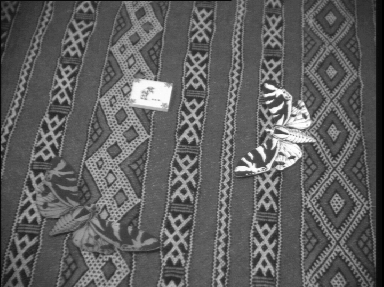
%> input picture resources/images/butterflies1.bmp, 384 x 287 px
$ octave --eval "result = simple_features(imread('../images/butterflies1.bmp'));"   (GNU Octave 9; MATLAB toolbox functions it lacks are replaced by stand-ins)
%> lines starting %> are read from the running program, lines starting %| are printed output that depends on the picture; in (x1, y1, x2, y2) boxes, pixels count from 0 and x2, y2 are one past the last pixel; in counts of white or black regions, pixels touching at a corner belong together; the program's own positions count from 1
### resources/matlab/convolve2.m
function y = convolve2(x, m, shape, tol)
%CONVOLVE2 Two dimensional convolution.
%   Y = CONVOLVE2(X, M) performs the 2-D convolution of matrices X and
%   M. If [mx,nx] = size(X) and [mm,nm] = size(M), then size(Y) =
%   [mx+mm-1,nx+nm-1]. Values near the boundaries of the output array are
%   calculated as if X was surrounded by a border of zero values.
%
%   Y = CONVOLVE2(X, M, SHAPE) where SHAPE is a string returns a
%   subsection of the 2-D convolution with size specified by SHAPE:
%
%       'full'    - (default) returns the full 2-D convolution,
%       'same'    - returns the central part of the convolution
%                   that is the same size as A (using zero padding),
%       'valid'   - returns only those parts of the convolution
%                   that are computed without the zero-padded
%                   edges, size(Y) = [mx-mm+1,nx-nm+1] when
%                   size(X) > size(M),
%       'wrap'    - as for 'same' except that instead of using
%                   zero-padding the input A is taken to wrap round as
%                   on a toroid.
%       'reflect' - as for 'same' except that instead of using
%                   zero-padding the input A is taken to be reflected
%                   at its boundaries.
%
%   CONVOLVE2 is fastest when mx > mm and nx > nm - i.e. the first
%   argument is the input and the second is the mask.
%
%   If the rank of the mask M is low, CONVOLVE2 will decompose it into a
%   sum of outer product masks, each of which is applied efficiently as
%   convolution with a row vector and a column vector, by calling CONV2.
%   The function will often be faster than CONV2 or FILTER2 (in some
%   cases much faster) and will produce the same results as CONV2 to
%   within a small tolerance.
%
%   Y = CONVOLVE2(... , TOL) where TOL is a number in the range 0.0 to
%   1.0 computes the convolution using a reduced-rank approximation to
%   M, provided this will speed up the computation. TOL limits the
%   relative sum-squared error in the effective mask; that is, if the
%   effective mask is E, the error is controlled such that
%
%       sum(sum( (M-E) .* (M-E) ))
%       --------------------------    <=  TOL
%            sum(sum( M .* M ))
%
%   See also CONV2, FILTER2.

% David Young, Department of Informatics, University of Sussex, February 2002,
%   revised January 2005, January 2009

% Deal with optional arguments
error(nargchk(2,4,nargin));
if nargin < 3
    shape = 'full';    % shape default as for CONV2
    tol = 0;
elseif nargin < 4
    if isnumeric(shape)
        tol = shape;
        shape = 'full';
    else
        tol = 0;
    end
end;

% Set up to do the wrap & reflect operations, not handled by conv2
if ismember(shape, {'wrap' 'reflect'})
    x = extendarr(x, m, shape);
    shape = 'valid';
end

% do the convolution itself
y = doconv(x, m, shape, tol);
end

%-----------------------------------------------------------------------

function y = doconv(x, m, shape, tol)
%> called with shape = 'valid', tol = 0
% Carry out convolution
[mx, nx] = size(x);
%> mx = 287; nx = 384
[mm, nm] = size(m);

% If the mask is bigger than the input, or it is 1-D already,
% just let CONV2 handle it.
if mm > mx || nm > nx || mm == 1 || nm == 1
    y = conv2(x, m, shape);
else
    % Get svd of mask
    if mm < nm; m = m'; end        % svd(..,0) wants m > n
    [u,s,v] = svd(m, 0);
    s = diag(s);
    rank = trank(m, s, tol);
    if rank*(mm+nm) < mm*nm         % take advantage of low rank
        if mm < nm;  t = u; u = v; v = t; end  % reverse earlier transpose
        vp = v';
        % For some reason, CONV2(H,C,X) is very slow, so use the normal call
        y = conv2(conv2(x, u(:,1)*s(1), shape), vp(1,:), shape);
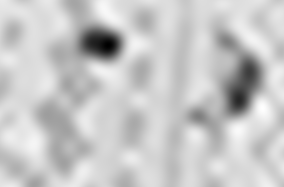
%> y: size 187x284 double; min -1.38, max -0.214, mean -0.47; drawn with min black and max white
        for r = 2:rank
            y = y + conv2(conv2(x, u(:,r)*s(r), shape), vp(r,:), shape);
        end
%> this loop made 2 passes
%> pass 1, in doconv, `y = y + conv2(conv2(x, u(:,r)*s(r), shape), vp(r,:), shape);`:
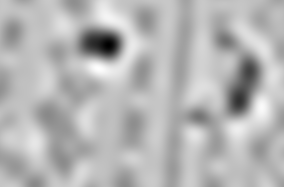
%> y: size 187x284 double; min -0.833, max 0.333, mean -0.00234; drawn with min black and max white
    else
        if mm < nm; m = m'; end     % reverse earlier transpose
        y = conv2(x, m, shape);
    end
end
end

%-----------------------------------------------------------------------

function r = trank(m, s, tol)
% Approximate rank function - returns rank of matrix that fits given
% matrix to within given relative rms error. Expects original matrix
% and vector of singular values.
if tol < 0 || tol > 1
    error('Tolerance must be in range 0 to 1');
end
if tol == 0             % return estimate of actual rank
    tol = length(m) * max(s) * eps;
    r = sum(s > tol);
else
    ss = s .* s;
    t = (1 - tol) * sum(ss);
    r = 0;
    sm = 0;
    while sm < t
        r = r + 1;
        sm = sm + ss(r);
    end
end
end

%-----------------------------------------------------------------------

% [20 lines left out: function extendarr, not called in this run]

### resources/matlab/getgreymaxima.m
function g = getgreymaxima(x)
% GETGREYMAXIMA returns the local maxima in a grey-level image.
%	G = GETGREYMAXIMA(IMAGE) returns a matrix G equal in size to the
%	matrix IMAGE, with 0 everwhere except at positions where the value in
%	IMAGE is no less than any of its 8 neighbours.
%
%	No maxima are recorded for boundary positions with less than 8
%	neighbours.
%
%   This function is faster than imregionalmax (in release 2010a), though
%   it will not give the same results at the boundaries or if there are
%   plateaux in the array.

% Copyright David Young 2010

% This is faster than using colfilt on 3x3 regions.
g = zeros(size(x));
r = 2:size(x,1)-1;
%> r = 185 values from 2 to 186
c = 2:size(x,2)-1;
%> c = 282 values from 2 to 283
z = x(r,c);
g(r,c) = z >= x(r-1,c-1) & z >= x(r-1,c) & z >= x(r-1,c+1) ...
       & z >= x(r,c-1)            &        z >= x(r,c+1) ...
       & z >= x(r+1,c-1) & z >= x(r+1,c) & z >= x(r+1,c+1);
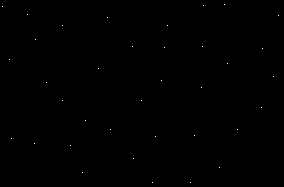
%> g: size 187x284 double; values 0 (black) and 1 (white), 0.07% white in thin lines or dots

end

### resources/matlab/findpeaks.m
function [r,c,v] = findpeaks(x)
%FINDPEAKS Finds the local maxima of an array.
%    [R,C,V] = FINDPEAKS(X) returns the row and column coordinates and
%    the values of the local maxima of the 2-D array X. R(I), C(I) and
%    V(I) are respectively the row, column and value of the I'th local
%    maximum.
%
%    A local maximum is an array element which is no less than any of its
%    8 neighbours. Boundary elements are not maxima.

% Copyright David Young 2010

g = getgreymaxima(x);
[r,c,v] = find(g .* x);
%> r = 36 values from 5 to 183; c = 36 values from 3 to 279; v = 36 values from -0.062 to 0.333

end

### resources/matlab/simple_features.m
function [r, c] = simple_features(im, sigma, thresh)
%SIMPLE_FEATURES demonstrates feature finding
%     [R, C] = SIMPLE_FEATURES(IM) takes a grey-level image as an argument,
%     and returns two column vectors R and C of the same length. R(I) and
%     C(I) give the row and column of the I'th feature in the image.
%
%     [R, C] = SIMPLE_FEATURES(IM, SIGMA, THRESH) allows the parameters of
%     the process to be set. SIGMA is the width parameter for the
%     Laplacian-of Gaussian and THRESH is the threshold for peak/trough
%     detection - see below.
%
%     F = SIMPLE_FEATURES(...) returns a single 2xN matrix with the x
%     coordinates as the first row and the y coords as the second row. Thus
%     F = [C, R]'.
%
%     This adopts a very simple approach for demonstration purposes, and
%     can be improved on substantially. We simply convolve with a
%     Laplacian-of-Gaussian mask to fix the scale and to work with
%     contrasts rather than absolute grey levels. We then find local maxima
%     and minima, retaining only those that exceed a fixed threshold. They
%     are then put together into a single set of features.

% These defaults allows the function to be called with 1 argument so that
% it conforms to the specification on the course web pages
if nargin < 2
    sigma = 10;     % spatial smoothing scale
end
if nargin < 3
    thresh = 0.5;   % threshold for peak size (as a fraction of max peak)
end

% Convolution step
hsize = round(5*sigma);   % half the size of the mask (minus 1)
m = fspecial('log', hsize*2+1, sigma);  % get the mask
c = convolve2(im, m, 'valid');

% Peak finding stage
[r1, c1, v] = findpeaks(c);  % findpeaks gets local maxima
%> r1 = 36 values, max 183 at index 19, min 5 at index 30, mean 86.97; c1 = 36 values from 3 to 279; v = 36 values, max 0.333 at index 13, min -0.062 at index 10, mean 0.134
i1 = v > (max(v)*thresh);    % find which ones exceed threshold
%> i1 = 36 logical values, 12 true
[r2, c2, v] = findpeaks(-c); % now local minima
%> in getgreymaxima (call 2), `z = x(r,c);`:
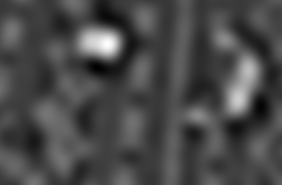
%> z: size 185x282 double; min -0.333, max 0.833, mean 0.00236; drawn with min black and max white
%> in getgreymaxima (call 2), `g(r,c) = z >= x(r-1,c-1) & z >= x(r-1,c) & z >= x(r-1,c+1) & z >= x(r,..`:
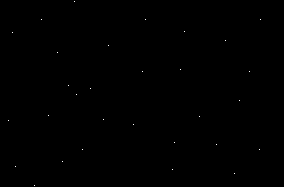
%> g: size 187x284 double; values 0 (black) and 1 (white), 0.06% white in thin lines or dots, all inside (x1, y1, x2, y2) = (8, 1, 261, 186)
%> r2 = 30 values, max 186 at index 4, min 2 at index 10, mean 96.6; c2 = 30 values from 9 to 261; v = 30 values, max 0.833 at index 15, min -0.0425 at index 5, mean 0.186
i2 = v > (max(v)*thresh);    % and which of these exceed threshold
%> i2 = 30 logical values, 3 true

% Final output construction. Indexing by i1 and i2 selects the peaks that
% were above threshold. We concatenate the positions of the positive and
% negative peaks. Adding hsize corrects for the fact that hsize pixels were
% lost off the edge of the original image when the 'valid' convolution
% output was obtained.
r = [r1(i1); r2(i2)] + hsize;
%> r = [194; 76; 171; 119; 68; 97; 186; 138; 180; 158; 99; 127; 96; 151; 122]
c = [c1(i1); c2(i2)] + hsize;
%> c = [85; 113; 136; 149; 158; 183; 245; 252; 288; 312; 313; 324; 159; 290; 300]

% Combine if only one output required
if nargout < 2
    r = [c r]';
%> r = 15 columns, first 8: [85 113 136 149 158 183 245 252; 194 76 171 119 68 97 186 138]
%> `result = simple_features(imread('../images/butterflies1.bmp'));`: result has the same summary as r in simple_features
end

end

$ run again, on resources/images/butterflies3.bmp
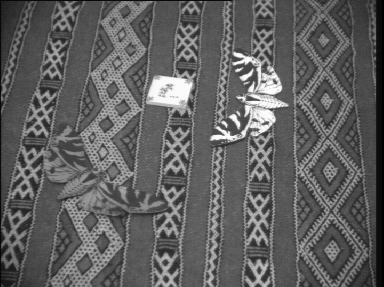
%> input picture resources/images/butterflies3.bmp, 384 x 287 px
%> the loop in doconv, `for r = 2:rank` made 2 passes
%> pass 1, in doconv, `y = y + conv2(conv2(x, u(:,r)*s(r), shape), vp(r,:), shape);`:
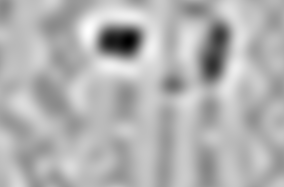
%> y: size 187x284 double; min -0.83, max 0.35, mean -0.00496; drawn with min black and max white
%> g: size 187x284 double; values 0 (black) and 1 (white), 0.07% white in thin lines or dots
%> in findpeaks, `[r,c,v] = find(g .* x);`: r = 38 values from 11 to 186; c = 38 values from 2 to 283; v = 38 values from -0.0397 to 0.35
%> in simple_features, `[r1, c1, v] = findpeaks(c);`: r1 = 38 values, max 186 at index 38, min 11 at index 28, mean 98.61; c1 = 38 values from 2 to 283; v = 38 values, max 0.35 at index 12, min -0.0397 at index 8, mean 0.139
%> i1 = 38 logical values, 14 true
%> in getgreymaxima (call 2), `z = x(r,c);`:
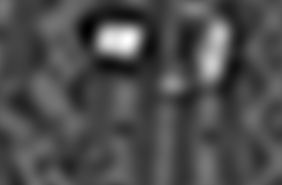
%> z: size 185x282 double; min -0.35, max 0.83, mean 0.00484; drawn with min black and max white
%> in simple_features, `[r2, c2, v] = findpeaks(-c);`: r2 = 36 values, max 179 at index 9, min 7 at index 1, mean 100.9; c2 = 36 values from 4 to 282; v = 36 values, max 0.83 at index 18, min -0.0173 at index 12, mean 0.192
%> i2 = 36 logical values, 4 true
%> in simple_features, `r = [r1(i1); r2(i2)] + hsize;`: r = 18 values, max 217 at index 2, min 61 at index 12, mean 113.1
%> in simple_features, `c = [c1(i1); c2(i2)] + hsize;`: c = 18 values, max 291 at index 14, min 73 at index 1, mean 203.7
%> in simple_features, `r = [c r]';`: r = 18 columns, first 8: [73 121 128 139 161 176 178 202; 155 217 144 81 117 120 66 100]
%> result has the same summary as r in simple_features

$ run again, on resources/images/butterflies4.bmp
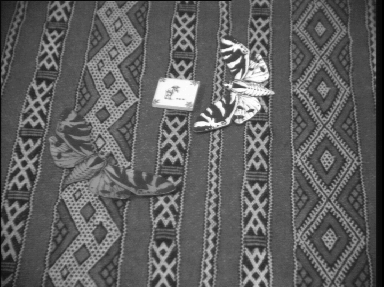
%> input picture resources/images/butterflies4.bmp, 384 x 287 px
%> the loop in doconv, `for r = 2:rank` made 2 passes
%> pass 1, in doconv, `y = y + conv2(conv2(x, u(:,r)*s(r), shape), vp(r,:), shape);`:
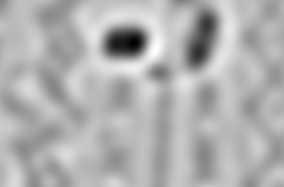
%> y: size 187x284 double; min -0.825, max 0.36, mean -0.00425; drawn with min black and max white
%> g: size 187x284 double; values 0 (black) and 1 (white), 0.08% white in thin lines or dots
%> in findpeaks, `[r,c,v] = find(g .* x);`: r = 41 values from 6 to 185; c = 41 values from 4 to 280; v = 41 values from -0.0627 to 0.36
%> in simple_features, `[r1, c1, v] = findpeaks(c);`: r1 = 41 values, max 185 at index 16, min 6 at index 4, mean 92.93; c1 = 41 values from 4 to 280; v = 41 values, max 0.36 at index 24, min -0.0627 at index 12, mean 0.131
%> i1 = 41 logical values, 13 true
%> in getgreymaxima (call 2), `z = x(r,c);`:
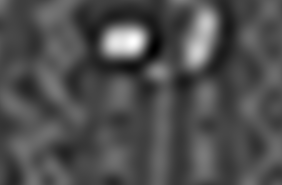
%> z: size 185x282 double; min -0.36, max 0.825, mean 0.00439; drawn with min black and max white
%> g: size 187x284 double; values 0 (black) and 1 (white), 0.07% white in thin lines or dots
%> in simple_features, `[r2, c2, v] = findpeaks(-c);`: r2 = 37 values, max 186 at index 4, min 5 at index 31, mean 97.05; c2 = 37 values from 14 to 279; v = 37 values, max 0.825 at index 19, min -0.0387 at index 31, mean 0.179
%> i2 = 37 logical values, 4 true
%> in simple_features, `r = [r1(i1); r2(i2)] + hsize;`: r = 17 values, max 232 at index 1, min 67 at index 6, mean 112.9
%> in simple_features, `c = [c1(i1); c2(i2)] + hsize;`: c = 17 values, max 280 at index 13, min 65 at index 1, mean 185.2
%> in simple_features, `r = [c r]';`: r = 17 columns, first 8: [65 79 117 135 144 166 184 199; 232 139 205 71 86 67 119 140]
%> result has the same summary as r in simple_features
